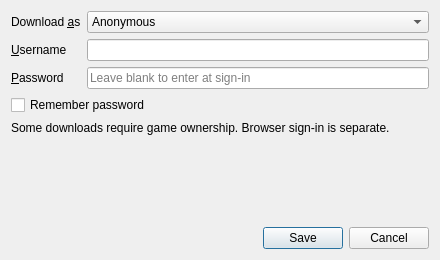
<?xml version='1.0' encoding='UTF-8'?>
<ui version="4.0">
 <class>AccountDialog</class>
 <widget class="QDialog" name="AccountDialog">
  <property name="windowTitle">
   <string>Steam account</string>
  </property>
  <property name="geometry">
   <rect>
    <x>0</x>
    <y>0</y>
    <width>440</width>
    <height>260</height>
   </rect>
  </property>
  <layout class="QVBoxLayout" name="layout">
   <item>
    <layout class="QFormLayout" name="accountForm">
     <property name="rowWrapPolicy">
      <enum>QFormLayout::WrapLongRows</enum>
     </property>
     <property name="fieldGrowthPolicy">
      <enum>QFormLayout::AllNonFixedFieldsGrow</enum>
     </property>
     <item row="0" column="0">
      <widget class="QLabel" name="modeLabel">
       <property name="text">
        <string>Download &amp;as</string>
       </property>
       <property name="wordWrap">
        <bool>true</bool>
       </property>
       <property name="textFormat">
        <enum>Qt::PlainText</enum>
       </property>
       <property name="buddy">
        <cstring>mode</cstring>
       </property>
      </widget>
     </item>
     <item row="0" column="1">
      <widget class="QComboBox" name="mode">
       <item>
        <property name="text">
         <string>Anonymous</string>
        </property>
       </item>
       <item>
        <property name="text">
         <string>Steam account</string>
        </property>
       </item>
      </widget>
     </item>
     <item row="1" column="0">
      <widget class="QLabel" name="userLabel">
       <property name="text">
        <string>&amp;Username</string>
       </property>
       <property name="wordWrap">
        <bool>true</bool>
       </property>
       <property name="textFormat">
        <enum>Qt::PlainText</enum>
       </property>
       <property name="buddy">
        <cstring>user</cstring>
       </property>
      </widget>
     </item>
     <item row="1" column="1">
      <widget class="QLineEdit" name="user">
       <property name="placeholderText">
        <string />
       </property>
       <property name="clearButtonEnabled">
        <bool>true</bool>
       </property>
      </widget>
     </item>
     <item row="2" column="0">
      <widget class="QLabel" name="passLabel">
       <property name="text">
        <string>&amp;Password</string>
       </property>
       <property name="wordWrap">
        <bool>true</bool>
       </property>
       <property name="textFormat">
        <enum>Qt::PlainText</enum>
       </property>
       <property name="buddy">
        <cstring>pass</cstring>
       </property>
      </widget>
     </item>
     <item row="2" column="1">
      <widget class="QLineEdit" name="pass">
       <property name="placeholderText">
        <string>Leave blank to enter at sign-in</string>
       </property>
       <property name="clearButtonEnabled">
        <bool>true</bool>
       </property>
       <property name="echoMode">
        <enum>QLineEdit::Password</enum>
       </property>
      </widget>
     </item>
    </layout>
   </item>
   <item>
    <widget class="QCheckBox" name="remember">
     <property name="text">
      <string>Remember password</string>
     </property>
     <property name="toolTip">
      <string>Stored in Windows Credential Manager.</string>
     </property>
    </widget>
   </item>
   <item>
    <widget class="QLabel" name="note">
     <property name="text">
      <string>Some downloads require game ownership. Browser sign-in is separate.</string>
     </property>
     <property name="wordWrap">
      <bool>true</bool>
     </property>
     <property name="textFormat">
      <enum>Qt::PlainText</enum>
     </property>
    </widget>
   </item>
   <item>
    <spacer name="buttonSpacer">
     <property name="orientation"><enum>Qt::Vertical</enum></property>
     <property name="sizeHint"><size><width>0</width><height>0</height></size></property>
    </spacer>
   </item>
   <item>
    <widget class="QDialogButtonBox" name="buttons">
     <property name="standardButtons">
      <set>QDialogButtonBox::Save|QDialogButtonBox::Cancel</set>
     </property>
    </widget>
   </item>
  </layout>
 </widget>
 <tabstops>
  <tabstop>mode</tabstop>
  <tabstop>user</tabstop>
  <tabstop>pass</tabstop>
  <tabstop>remember</tabstop>
  <tabstop>buttons</tabstop>
 </tabstops>
 <resources />
 <connections />
</ui>
